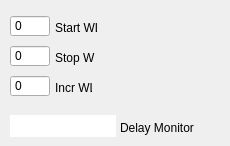
   <widget class="QWidget" name="Delay">
    <attribute name="title">
     <string>Delay Scan</string>
    </attribute>
    <widget class="QSpinBox" name="inp_stopDelay">
     <property name="geometry">
      <rect>
       <x>10</x>
       <y>45</y>
       <width>40</width>
       <height>22</height>
      </rect>
     </property>
     <property name="sizePolicy">
      <sizepolicy hsizetype="Fixed" vsizetype="Fixed">
       <horstretch>0</horstretch>
       <verstretch>0</verstretch>
      </sizepolicy>
     </property>
     <property name="minimumSize">
      <size>
       <width>40</width>
       <height>22</height>
      </size>
     </property>
     <property name="maximumSize">
      <size>
       <width>40</width>
       <height>16777215</height>
      </size>
     </property>
     <property name="font">
      <font>
       <weight>50</weight>
       <bold>false</bold>
      </font>
     </property>
     <property name="mouseTracking">
      <bool>true</bool>
     </property>
     <property name="wrapping">
      <bool>false</bool>
     </property>
     <property name="frame">
      <bool>true</bool>
     </property>
     <property name="buttonSymbols">
      <enum>QAbstractSpinBox::NoButtons</enum>
     </property>
     <property name="keyboardTracking">
      <bool>true</bool>
     </property>
     <property name="minimum">
      <number>0</number>
     </property>
     <property name="maximum">
      <number>5000</number>
     </property>
     <property name="value">
      <number>0</number>
     </property>
    </widget>
    <widget class="QSpinBox" name="inp_incrDelay">
     <property name="geometry">
      <rect>
       <x>10</x>
       <y>75</y>
       <width>40</width>
       <height>22</height>
      </rect>
     </property>
     <property name="sizePolicy">
      <sizepolicy hsizetype="Fixed" vsizetype="Fixed">
       <horstretch>0</horstretch>
       <verstretch>0</verstretch>
      </sizepolicy>
     </property>
     <property name="minimumSize">
      <size>
       <width>40</width>
       <height>22</height>
      </size>
     </property>
     <property name="maximumSize">
      <size>
       <width>40</width>
       <height>16777215</height>
      </size>
     </property>
     <property name="font">
      <font>
       <weight>50</weight>
       <bold>false</bold>
      </font>
     </property>
     <property name="mouseTracking">
      <bool>true</bool>
     </property>
     <property name="wrapping">
      <bool>false</bool>
     </property>
     <property name="frame">
      <bool>true</bool>
     </property>
     <property name="buttonSymbols">
      <enum>QAbstractSpinBox::NoButtons</enum>
     </property>
     <property name="keyboardTracking">
      <bool>true</bool>
     </property>
     <property name="minimum">
      <number>0</number>
     </property>
     <property name="maximum">
      <number>5000</number>
     </property>
     <property name="value">
      <number>0</number>
     </property>
    </widget>
    <widget class="QTextBrowser" name="out_WLMon_2">
     <property name="geometry">
      <rect>
       <x>10</x>
       <y>115</y>
       <width>106</width>
       <height>22</height>
      </rect>
     </property>
     <property name="sizePolicy">
      <sizepolicy hsizetype="Fixed" vsizetype="Fixed">
       <horstretch>0</horstretch>
       <verstretch>0</verstretch>
      </sizepolicy>
     </property>
     <property name="minimumSize">
      <size>
       <width>40</width>
       <height>22</height>
      </size>
     </property>
     <property name="font">
      <font>
       <weight>50</weight>
       <bold>false</bold>
      </font>
     </property>
     <property name="acceptDrops">
      <bool>false</bool>
     </property>
     <property name="frameShape">
      <enum>QFrame::NoFrame</enum>
     </property>
     <property name="frameShadow">
      <enum>QFrame::Plain</enum>
     </property>
     <property name="html">
      <string>&lt;!DOCTYPE HTML PUBLIC &quot;-//W3C//DTD HTML 4.0//EN&quot; &quot;http://www.w3.org/TR/REC-html40/strict.dtd&quot;&gt;
&lt;html&gt;&lt;head&gt;&lt;meta name=&quot;qrichtext&quot; content=&quot;1&quot; /&gt;&lt;style type=&quot;text/css&quot;&gt;
p, li { white-space: pre-wrap; }
&lt;/style&gt;&lt;/head&gt;&lt;body style=&quot; font-family:'Tahoma'; font-size:8pt; font-weight:400; font-style:normal;&quot;&gt;
&lt;p style=&quot;-qt-paragraph-type:empty; margin-top:0px; margin-bottom:0px; margin-left:0px; margin-right:0px; -qt-block-indent:0; text-indent:0px;&quot;&gt;&lt;br /&gt;&lt;/p&gt;&lt;/body&gt;&lt;/html&gt;</string>
     </property>
    </widget>
    <widget class="QSpinBox" name="inp_startDelay">
     <property name="geometry">
      <rect>
       <x>10</x>
       <y>15</y>
       <width>40</width>
       <height>22</height>
      </rect>
     </property>
     <property name="sizePolicy">
      <sizepolicy hsizetype="Fixed" vsizetype="Fixed">
       <horstretch>0</horstretch>
       <verstretch>0</verstretch>
      </sizepolicy>
     </property>
     <property name="minimumSize">
      <size>
       <width>40</width>
       <height>22</height>
      </size>
     </property>
     <property name="maximumSize">
      <size>
       <width>40</width>
       <height>16777215</height>
      </size>
     </property>
     <property name="font">
      <font>
       <weight>50</weight>
       <bold>false</bold>
      </font>
     </property>
     <property name="mouseTracking">
      <bool>true</bool>
     </property>
     <property name="wrapping">
      <bool>false</bool>
     </property>
     <property name="frame">
      <bool>true</bool>
     </property>
     <property name="buttonSymbols">
      <enum>QAbstractSpinBox::NoButtons</enum>
     </property>
     <property name="keyboardTracking">
      <bool>true</bool>
     </property>
     <property name="minimum">
      <number>0</number>
     </property>
     <property name="maximum">
      <number>5000</number>
     </property>
     <property name="value">
      <number>0</number>
     </property>
    </widget>
    <widget class="QLabel" name="label_33">
     <property name="geometry">
      <rect>
       <x>55</x>
       <y>80</y>
       <width>37</width>
       <height>16</height>
      </rect>
     </property>
     <property name="font">
      <font>
       <weight>50</weight>
       <bold>false</bold>
      </font>
     </property>
     <property name="text">
      <string>Incr WL</string>
     </property>
    </widget>
    <widget class="QLabel" name="label_34">
     <property name="geometry">
      <rect>
       <x>120</x>
       <y>120</y>
       <width>101</width>
       <height>16</height>
      </rect>
     </property>
     <property name="font">
      <font>
       <weight>50</weight>
       <bold>false</bold>
      </font>
     </property>
     <property name="text">
      <string>Delay Monitor</string>
     </property>
    </widget>
    <widget class="QLabel" name="label_35">
     <property name="geometry">
      <rect>
       <x>55</x>
       <y>20</y>
       <width>42</width>
       <height>16</height>
      </rect>
     </property>
     <property name="font">
      <font>
       <weight>50</weight>
       <bold>false</bold>
      </font>
     </property>
     <property name="text">
      <string>Start WL</string>
     </property>
    </widget>
    <widget class="QLabel" name="label_36">
     <property name="geometry">
      <rect>
       <x>55</x>
       <y>50</y>
       <width>40</width>
       <height>16</height>
      </rect>
     </property>
     <property name="font">
      <font>
       <weight>50</weight>
       <bold>false</bold>
      </font>
     </property>
     <property name="text">
      <string>Stop WL</string>
     </property>
    </widget>
   </widget>
